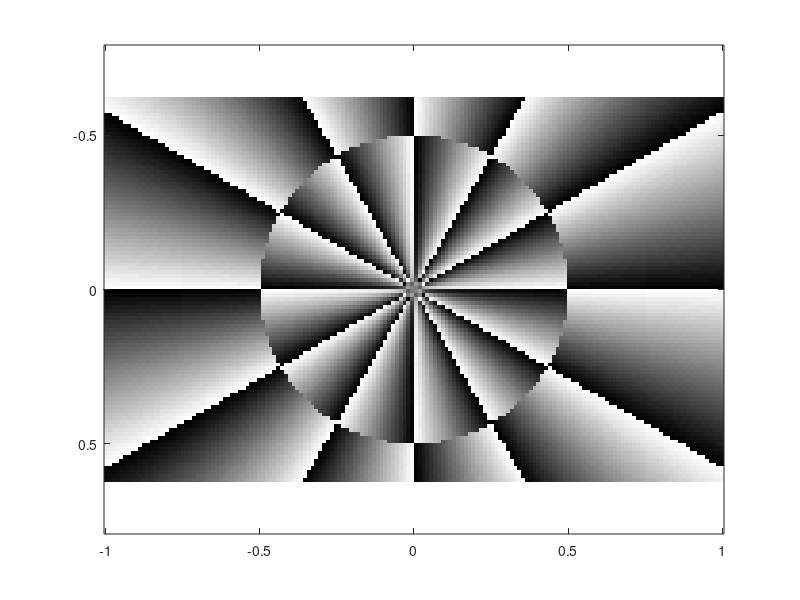

This chart was generated by the following MATLAB code:
%increase for better resolution; will slow down processing if too high 

% first radial
m = 100;
n = round(m/.618); 

[x,y] = meshgrid(linspace(-1,1,n),linspace(-.618,.618,m));

rad = sqrt(x.^2+y.^2);
ang = atan2(y,x);

img = mod(ang, pi/6)

img (rad > .5) = mod(-ang(rad>.5), pi/6); 
figure(2)
clf 

imagesc(x(1,:),y(:,1),img);
colormap(gray(64))
axis equal
axis tight 

